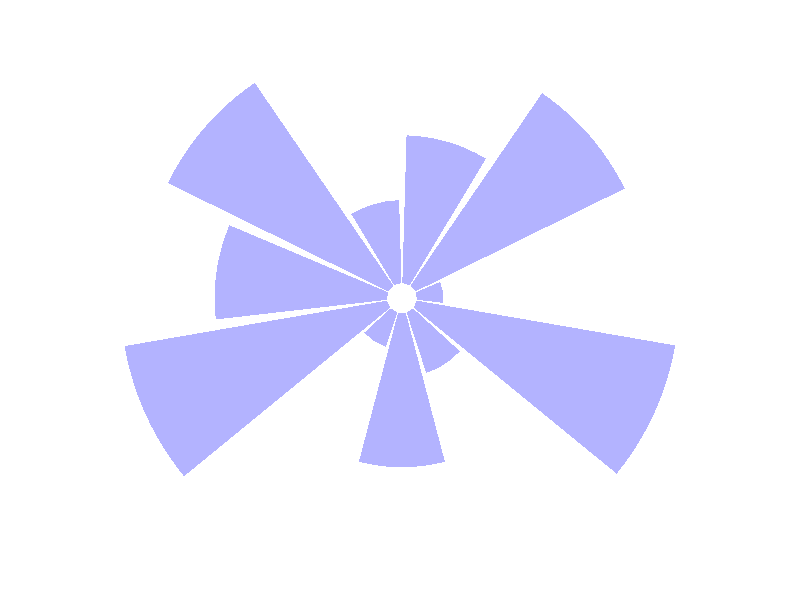
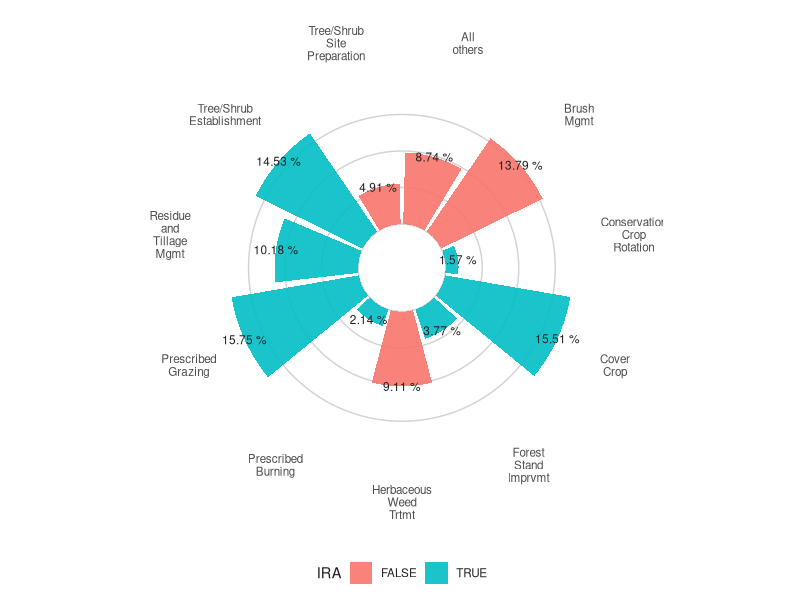

The R source for these figures, in order: (Note: this script raises an error after producing the figures.)
## ---- chunk 1
knitr::opts_chunk$set(echo = TRUE)

## ---- chunk 2
library(tidyverse)
library(ggplot2)
library(dplyr)
library(stringr)

## ---- chunk 3
# load csv file
df <- read.csv("transformed_data.csv", header = TRUE, stringsAsFactors = FALSE)

# Add IRA Column
df <- df %>%
  mutate(IRA = grepl("(IRA)", CP_NAME, ignore.case = TRUE))

# Clean up name column
df <- df %>%
  mutate(CP_NAME_1 = str_extract(CP_NAME, "(?<=\\|)(.*?)(?=\\|)")) %>%
  mutate(LABEL_NAME = str_extract(CP_NAME_1, "^[^(]*"))
# 
#   mutate(LABEL_NAME_CLEAN =ifelse(str_detect(LABEL_NAME, "(IRA)"), str_replace(LABEL_NAME, "(IRA)", ""), LABEL_NAME))
# 
#   # Remove all parentheses from the strings column LABEL_NAME_CLEAN 
#   df$LABEL_NAME_CLEAN <- gsub("\\(|\\)", "", df$LABEL_NAME_CLEAN)


# Shorten long words in the name
replacements <- list(
  "Management"  = "Mgmt",
  "Improvement" = "Imprvmt",
  "Development" = "Dvlpmt",
  "System" = "Systm",
  "Treatment" = "Trtmt"
)

# Function to replace words in a given string
replace_words <- function(text) {
   for (word in names(replacements)) {
    text <- str_replace_all(text, fixed(word), replacements[[word]])
   }
  text
}

# Run the shortening function to the label name column
df <- df %>%
  mutate(SHRT_LABEL_NAME = str_trim(map_chr(LABEL_NAME, replace_words)))
  

# Create New Dataframe summarizing the data (Residue and Till Management were collapsed into one category (no till / reduced till))
cpsums <- df %>%
  group_by(SHRT_LABEL_NAME, UNIT, IRA) %>%
  summarize(sum_value = sum(VALUE, na.rm = TRUE)) 

# Create new dataframe with just acres
cpsums_acres <- cpsums %>%
  filter(UNIT == "Ac") %>%
  select(SHRT_LABEL_NAME, sum_value, UNIT, IRA)

cpsums_acres <- cpsums_acres %>%
  ungroup() %>%
  mutate(pct = sum_value / sum(cpsums_acres$sum_value)*100)

#Create new dataset with only top 10 values cpsums_acres
cpsums_acres_top10 <- cpsums_acres %>%
  slice_max(sum_value, n=10) %>%
  arrange(desc(sum_value))

#Create a new dataset with a new row of all other CPs in acres
cpsums_acres_top11 <- cpsums_acres_top10 %>%
  add_row(SHRT_LABEL_NAME = "All others",
          sum_value = sum(cpsums_acres$sum_value) - sum(cpsums_acres_top10$sum_value),
          UNIT = "Ac",
          IRA = FALSE,
          pct = (sum(cpsums_acres$sum_value)-sum(cpsums_acres_top10$sum_value)) / sum(cpsums_acres$sum_value) *100)

## ---- chunk 4
basic_plot <- ggplot(cpsums_acres_top11, aes(x = as.factor(SHRT_LABEL_NAME), y = sum_value)) +
  geom_bar(stat = "identity", fill=alpha("blue",0.3)) +
  ylim(-2000,38000) +
  theme_minimal() + 
  theme( 
     axis.text = element_blank(),
    axis.title = element_blank(),
    panel.grid = element_blank(),
    plot.margin = unit(rep(-2,4), "cm")     # This remove unnecessary margin around plot
  ) +
  coord_polar(start = 0)
    
basic_plot
## ---- chunk 5

copied_plt <- ggplot(cpsums_acres_top11) +
  # Make custom panel grid
  geom_hline(
    aes(yintercept = y), 
    data.frame(y = c(0:3) * 10000),
    color = "lightgrey"
  ) + 
  # Add bars to represent the cumulative track lengths
  # str_wrap(region, 5) wraps the text so each line has at most 5 characters
  # (but it doesn't break long words!)
  geom_col(
    aes(
      x = str_wrap(SHRT_LABEL_NAME, 5),
      y = sum_value,
      fill = IRA
    ),
    position = "dodge2",
    show.legend = TRUE,
    alpha = .9
  ) +
  
# 
#   # Lollipop shaft for mean gain per region
#   geom_segment(
#     aes(
#       x = reorder(str_wrap(LABEL_NAME_CLEAN, 5), sum_CP_NAME),
#       y = 0,
#       xend = reorder(str_wrap(LABEL_NAME_CLEAN, 5), sum_CP_NAME),
#       yend = 10000
#     ),
#     linetype = "dashed",
#     color = "gray12"
#   ) + 
  
  # Make it circular!
  coord_polar()+
  theme_minimal() +
  scale_y_continuous(
    limits = c(-12000, 45000),
    expand = c(0, 0),
    breaks = c(0, 10000, 20000, 30000, 40000, 45000)
  )+
  geom_text(aes(x = str_wrap(SHRT_LABEL_NAME, 5),
      y = sum_value,label=paste(round(pct,2),"%")), 
      nudge_y = 1, size = 3,color = "gray12")+
  theme(
    # Remove axis ticks and text
    axis.title = element_blank(),
    axis.ticks = element_blank(),
    axis.text.y = element_blank(),
    # Move the legend to the bottom
    legend.position = "bottom",
    text = element_text(color = "gray12", size=10.5),
    panel.grid = element_blank(),
    panel.grid.major.x = element_blank()
  )

copied_plt
## ---- chunk 6
# Set a number of 'empty bar' to add at the end of each group
empty_bar <- 4
to_add <- data.frame( matrix(NA, empty_bar*nlevels(data$group), ncol(data)) )
colnames(to_add) <- colnames(data)
to_add$group <- rep(levels(data$group), each=empty_bar)
data <- rbind(data, to_add)
data <- data %>% arrange(group)
data$id <- seq(1, nrow(data))



